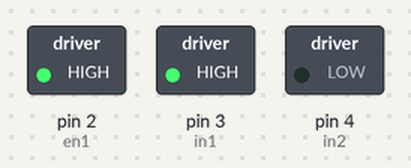
Recording of a sketch running on a simulated Arduino Uno, built with avr-gcc and run on an emulated ATmega328P. Shown: switched loads named in the sketch (green lamp = pin HIGH).

Above: at 0.1 s.
Timing chart, 0 to 1.6 s (numbered marks = the images above):
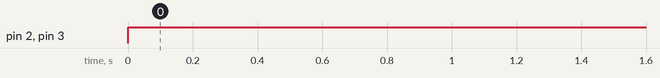

Measured:
- by itself, pin 2 (en1), pin 3 (in1): LOW → HIGH at 0.00 s

The sketch:

l293dmotor.ino
```cpp
int en1=2;
int in1=3;
int in2=4;

void setup() {
  pinMode(en1,OUTPUT);
  pinMode(in1,OUTPUT);
  pinMode(in2,OUTPUT);
}

void loop() {
  digitalWrite(en1,1);
  digitalWrite(in1,1); // direction - 1
  digitalWrite(in2,0);
}
```
